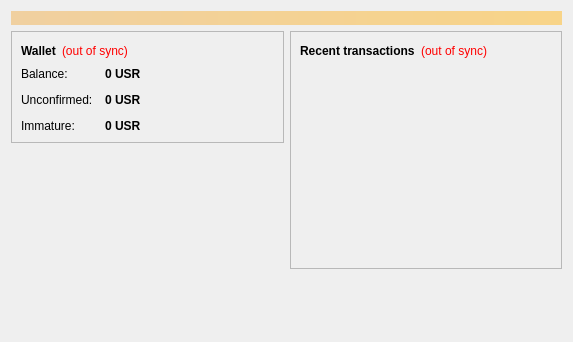
<?xml version="1.0" encoding="UTF-8"?>
<ui version="4.0">
 <class>OverviewPage</class>
 <widget class="QWidget" name="OverviewPage">
  <property name="geometry">
   <rect>
    <x>0</x>
    <y>0</y>
    <width>573</width>
    <height>342</height>
   </rect>
  </property>
  <property name="windowTitle">
   <string>Form</string>
  </property>
  <layout class="QVBoxLayout" name="topLayout">
   <item>
    <widget class="QLabel" name="labelAlerts">
     <property name="visible">
      <bool>false</bool>
     </property>
     <property name="styleSheet">
      <string notr="true">background-color: qlineargradient(x1: 0, y1: 0, x2: 1, y2: 0, stop:0 #F0D0A0, stop:1 #F8D488); color:#000000;</string>
     </property>
     <property name="wordWrap">
      <bool>true</bool>
     </property>
     <property name="margin">
      <number>3</number>
     </property>
    </widget>
   </item>
   <item>
    <layout class="QHBoxLayout" name="horizontalLayout" stretch="1,1">
     <item>
      <layout class="QVBoxLayout" name="verticalLayout_2">
       <item>
        <widget class="QFrame" name="frame">
         <property name="frameShape">
          <enum>QFrame::StyledPanel</enum>
         </property>
         <property name="frameShadow">
          <enum>QFrame::Raised</enum>
         </property>
         <layout class="QVBoxLayout" name="verticalLayout_4">
          <item>
           <layout class="QHBoxLayout" name="horizontalLayout_4">
            <item>
             <widget class="QLabel" name="label_5">
              <property name="font">
               <font>
                <weight>75</weight>
                <bold>true</bold>
               </font>
              </property>
              <property name="text">
               <string>Wallet</string>
              </property>
             </widget>
            </item>
            <item>
             <widget class="QLabel" name="labelWalletStatus">
              <property name="toolTip">
               <string>The displayed information may be out of date. Your wallet automatically synchronizes with the Usereum network after a connection is established, but this process has not completed yet.</string>
              </property>
              <property name="styleSheet">
               <string notr="true">QLabel { color: red; }</string>
              </property>
              <property name="text">
               <string notr="true">(out of sync)</string>
              </property>
              <property name="alignment">
               <set>Qt::AlignLeading|Qt::AlignLeft|Qt::AlignVCenter</set>
              </property>
             </widget>
            </item>
            <item>
             <spacer name="horizontalSpacer_2">
              <property name="orientation">
               <enum>Qt::Horizontal</enum>
              </property>
              <property name="sizeHint" stdset="0">
               <size>
                <width>40</width>
                <height>20</height>
               </size>
              </property>
             </spacer>
            </item>
           </layout>
          </item>
          <item>
           <layout class="QFormLayout" name="formLayout_2">
            <property name="fieldGrowthPolicy">
             <enum>QFormLayout::AllNonFixedFieldsGrow</enum>
            </property>
            <property name="horizontalSpacing">
             <number>12</number>
            </property>
            <property name="verticalSpacing">
             <number>12</number>
            </property>
            <item row="0" column="0">
             <widget class="QLabel" name="label">
              <property name="text">
               <string>Balance:</string>
              </property>
             </widget>
            </item>
            <item row="0" column="1">
             <widget class="QLabel" name="labelBalance">
              <property name="font">
               <font>
                <weight>75</weight>
                <bold>true</bold>
               </font>
              </property>
              <property name="cursor">
               <cursorShape>IBeamCursor</cursorShape>
              </property>
              <property name="toolTip">
               <string>Your current balance</string>
              </property>
              <property name="text">
               <string notr="true">0 USR</string>
              </property>
              <property name="textInteractionFlags">
               <set>Qt::LinksAccessibleByMouse|Qt::TextSelectableByKeyboard|Qt::TextSelectableByMouse</set>
              </property>
             </widget>
            </item>
            <item row="1" column="0">
             <widget class="QLabel" name="label_3">
              <property name="text">
               <string>Unconfirmed:</string>
              </property>
             </widget>
            </item>
            <item row="1" column="1">
             <widget class="QLabel" name="labelUnconfirmed">
              <property name="font">
               <font>
                <weight>75</weight>
                <bold>true</bold>
               </font>
              </property>
              <property name="cursor">
               <cursorShape>IBeamCursor</cursorShape>
              </property>
              <property name="toolTip">
               <string>Total of transactions that have yet to be confirmed, and do not yet count toward the current balance</string>
              </property>
              <property name="text">
               <string notr="true">0 USR</string>
              </property>
              <property name="textInteractionFlags">
               <set>Qt::LinksAccessibleByMouse|Qt::TextSelectableByKeyboard|Qt::TextSelectableByMouse</set>
              </property>
             </widget>
            </item>
            <item row="2" column="0">
             <widget class="QLabel" name="labelImmatureText">
              <property name="text">
               <string>Immature:</string>
              </property>
             </widget>
            </item>
            <item row="2" column="1">
             <widget class="QLabel" name="labelImmature">
              <property name="font">
               <font>
                <weight>75</weight>
                <bold>true</bold>
               </font>
              </property>
              <property name="toolTip">
               <string>Mined balance that has not yet matured</string>
              </property>
              <property name="text">
               <string notr="true">0 USR</string>
              </property>
              <property name="textInteractionFlags">
               <set>Qt::LinksAccessibleByMouse|Qt::TextSelectableByKeyboard|Qt::TextSelectableByMouse</set>
              </property>
             </widget>
            </item>
			
           </layout>
          </item>
         </layout>
        </widget>
       </item>
       <item>
        <spacer name="verticalSpacer">
         <property name="orientation">
          <enum>Qt::Vertical</enum>
         </property>
         <property name="sizeHint" stdset="0">
          <size>
           <width>20</width>
           <height>40</height>
          </size>
         </property>
        </spacer>
       </item>
		<item>
         <widget class="QLabel" name="label_wallet_bgcoin">
          <property name="text">
           <string/>
          </property>
          <property name="pixmap">
           <pixmap resource="../bitcoin.qrc">:/images/wallet_bgcoin</pixmap>
          </property>
          <property name="scaledContents">
           <bool>false</bool>
          </property>
          <property name="alignment">
           <set>Qt::AlignLeft</set>
          </property>
          <property name="margin">
           <number>-2</number>
          </property>
         </widget>
        </item>
	   </layout>
     </item>
     <item>
      <layout class="QVBoxLayout" name="verticalLayout_3">
       <item>
        <widget class="QFrame" name="frame_2">
         <property name="frameShape">
          <enum>QFrame::StyledPanel</enum>
         </property>
         <property name="frameShadow">
          <enum>QFrame::Raised</enum>
         </property>
         <layout class="QVBoxLayout" name="verticalLayout">
          <item>
           <layout class="QHBoxLayout" name="horizontalLayout_2">
            <item>
             <widget class="QLabel" name="label_4">
              <property name="text">
               <string>&lt;b&gt;Recent transactions&lt;/b&gt;</string>
              </property>
             </widget>
            </item>
            <item>
             <widget class="QLabel" name="labelTransactionsStatus">
              <property name="toolTip">
               <string>The displayed information may be out of date. Your wallet automatically synchronizes with the Usereum network after a connection is established, but this process has not completed yet.</string>
              </property>
              <property name="styleSheet">
               <string notr="true">QLabel { color: red; }</string>
              </property>
              <property name="text">
               <string notr="true">(out of sync)</string>
              </property>
              <property name="alignment">
               <set>Qt::AlignRight|Qt::AlignTrailing|Qt::AlignVCenter</set>
              </property>
             </widget>
            </item>
            <item>
             <spacer name="horizontalSpacer">
              <property name="orientation">
               <enum>Qt::Horizontal</enum>
              </property>
              <property name="sizeHint" stdset="0">
               <size>
                <width>40</width>
                <height>20</height>
               </size>
              </property>
             </spacer>
            </item>
           </layout>
          </item>
          <item>
           <widget class="QListView" name="listTransactions">
            <property name="styleSheet">
             <string notr="true">QListView { background: transparent; }</string>
            </property>
            <property name="frameShape">
             <enum>QFrame::NoFrame</enum>
            </property>
            <property name="verticalScrollBarPolicy">
             <enum>Qt::ScrollBarAlwaysOff</enum>
            </property>
            <property name="horizontalScrollBarPolicy">
             <enum>Qt::ScrollBarAlwaysOff</enum>
            </property>
            <property name="selectionMode">
             <enum>QAbstractItemView::NoSelection</enum>
            </property>
           </widget>
          </item>
         </layout>
        </widget>
       </item>
       <item>
        <spacer name="verticalSpacer_2">
         <property name="orientation">
          <enum>Qt::Vertical</enum>
         </property>
         <property name="sizeHint" stdset="0">
          <size>
           <width>20</width>
           <height>40</height>
          </size>
         </property>
        </spacer>
       </item>
      </layout>
     </item>
    </layout>
   </item>
  </layout>
 </widget>
 <resources/>
 <connections/>
</ui>
